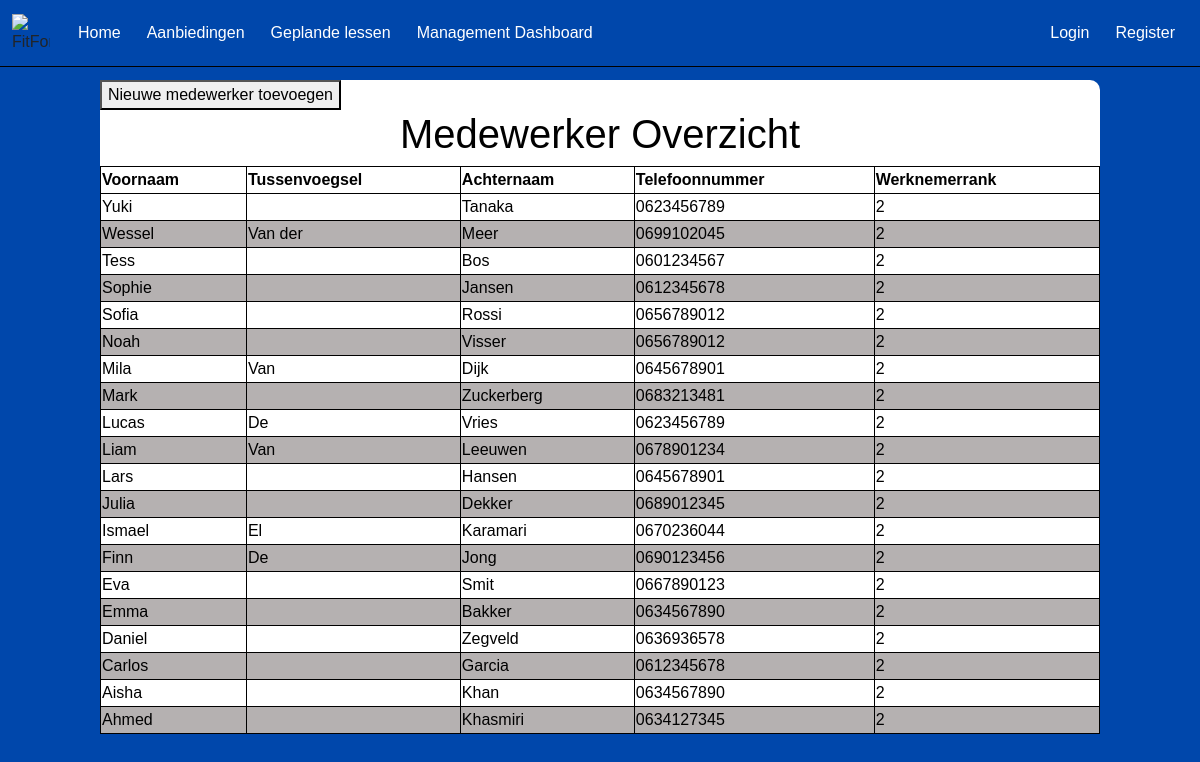
The page /medewerkeroverzicht/MedewerkerOverzicht.php on the database its author committed.
### tables this page shows
CREATE TABLE MedewerkerOverzicht
(
    Id               TINYINT(3)          UNSIGNED           NOT NULL   AUTO_INCREMENT
    ,Voornaam        VARCHAR(150)                           NOT NULL
    ,Tussenvoegsel   VARCHAR(50)                            NULL
    ,Achternaam      VARCHAR(150)                           NOT NULL
    ,Telefoonnummer  VARCHAR(180)                           NOT NULL
    ,Werknemerrank   VARCHAR(180)                           NOT NULL
    ,IsActief        BIT                                    NOT NULL    DEFAULT 1
    ,Opmerking       VARCHAR(255)                           NULL        DEFAULT NULL
    ,DatumAangemaakt DATETIME(6)                            NOT NULL    
    ,DatumGewijzigd  DATETIME(6)                            NOT NULL
    ,CONSTRAINT      PK_MedewerkerOverzicht_Id              PRIMARY KEY CLUSTERED(Id)
);

### medewerkeroverzicht/MedewerkerOverzicht.php (the view, shortened to what this page needs)
<?php
        include('config.php');
        $dsn = "mysql:host=$dbHost;dbname=$dbName;charset=UTF8";
        $pdo = new PDO($dsn, $dbUser, $dbPass);
        $sql = "SELECT  MWOZ.Voornaam,
                                        MWOZ.Tussenvoegsel,
                                        MWOZ.Achternaam,
                                        MWOZ.Telefoonnummer,
                                        MWOZ.Werknemerrank
                        FROM medewerkeroverzicht AS MWOZ
                        ORDER BY MWOZ.Voornaam DESC";
        $statement = $pdo->prepare($sql);
        $statement->execute();
        $result = $statement->fetchAll(PDO::FETCH_OBJ);
?>
<!DOCTYPE html>
<html lang="en">
<head>
        <link href="https://cdn.jsdelivr.net/npm/bootstrap@5.3.3/dist/css/bootstrap.min.css" rel="stylesheet">
        <link href="style.css" rel="stylesheet">
</head>
<body>
  <nav class="navbar navbar-expand-lg fixed-top">
    <div class="container-fluid">
        <img class="logo"
          src="https://www.burda-forward.de/files/images/03_Media/Brands/FitForFun/BF_Media_Brands_FitForFun_logo.png"
          alt="FitForFun Logo">
      <div class="collapse navbar-collapse" id="navbarNav">
        <ul class="navbar-nav me-auto">
        <li class="nav-item">
        <a class="nav-link nav-link-Home" href="../Homepagina/index.php">Home</a>
      </li>
      <li class="nav-item">
      <a class="nav-link" href="../AanbiedingenPagina/aanbiedingen.php">Aanbiedingen</a>
      </li>
      <li class="nav-item">
        <a class="nav-link" href="../lessonkalender/lessen.php">Geplande lessen</a>
      </li>
      <li class="nav-item">
        <a class="nav-link" href="../Dashboard/Dashboard.php">Management Dashboard</a>
      </li>
        </ul>
        <ul class="navbar-nav">
          <li class="nav-item">
            <a class="nav-link" href="#">Login</a>
          </li>
          <li class="nav-item">
            <a class="nav-link" href="../PerPeriode/create.php">Register</a>
          </li>
        </ul>
      </div>
    </div>
  </nav>
  <div class="container-table">
    <button onclick="window.location.href='create.php'">Nieuwe medewerker toevoegen</button>
    <h1>Medewerker Overzicht</h1>
    <table>
      <tr>
        <th>Voornaam</th>
        <th>Tussenvoegsel</th>
        <th>Achternaam</th>
        <th>Telefoonnummer</th>
        <th>Werknemerrank</th>
      </tr>
      <?php foreach ($result as $row): ?>
        <tr>
          <td><?php echo htmlspecialchars($row->Voornaam); ?></td>
          <td><?php echo htmlspecialchars($row->Tussenvoegsel ?? ''); ?></td>
          <td><?php echo htmlspecialchars($row->Achternaam); ?></td>
          <td><?php echo htmlspecialchars($row->Telefoonnummer); ?></td>
          <td><?php echo htmlspecialchars($row->Werknemerrank); ?></td>
        </tr>
      <?php endforeach; ?>
    </table>
  </div>
</body>
</html>

### medewerkeroverzicht/style.css (style rules this page uses)
body { font-family: Arial, sans-serif; background-color: #0047AB !important; background-size: cover; background-position: center; padding-top: 80px; }
h1 { color: rgb(0, 0, 0) !important; text-align: center; }
.navbar { background-color: #0047AB; border-bottom: 1px solid black; }
.navbar .logo { width: 38px; height: 38px; margin-right: 15px; }
.nav-item { color: white; margin: 5px; }
.nav-link { color: white !important; }
.container-table { max-width: 1000px; margin: 0 auto; background: rgb(255, 255, 255); border-radius: 10px; position: relative; }
.container-table table { width: 100%; border-collapse: collapse; border-spacing: 0; color: rgb(0, 0, 0); border: 1px solid black; }
.container-table table tr td { border: 1px solid black; }
.container-table table tr th { border: 1px solid black; }
.container-table table tr:nth-child(odd) td { background-color: rgb(181, 177, 177); }

### rows shown on the page
medewerkeroverzicht: Voornaam "Yuki", Achternaam "Tanaka", Telefoonnummer "0623456789", Werknemerrank "2"
medewerkeroverzicht: Voornaam "Wessel", Tussenvoegsel "Van der", Achternaam "Meer", Telefoonnummer "0699102045", Werknemerrank "2"
medewerkeroverzicht: Voornaam "Tess", Achternaam "Bos", Telefoonnummer "0601234567", Werknemerrank "2"
medewerkeroverzicht: Voornaam "Sophie", Achternaam "Jansen", Telefoonnummer "0612345678", Werknemerrank "2"
medewerkeroverzicht: Voornaam "Sofia", Achternaam "Rossi", Telefoonnummer "0656789012", Werknemerrank "2"
medewerkeroverzicht: Voornaam "Noah", Achternaam "Visser", Telefoonnummer "0656789012", Werknemerrank "2"
medewerkeroverzicht: Voornaam "Mila", Tussenvoegsel "Van", Achternaam "Dijk", Telefoonnummer "0645678901", Werknemerrank "2"
medewerkeroverzicht: Voornaam "Mark", Achternaam "Zuckerberg", Telefoonnummer "0683213481", Werknemerrank "2"
medewerkeroverzicht: Voornaam "Lucas", Tussenvoegsel "De", Achternaam "Vries", Telefoonnummer "0623456789", Werknemerrank "2"
medewerkeroverzicht: Voornaam "Liam", Tussenvoegsel "Van", Achternaam "Leeuwen", Telefoonnummer "0678901234", Werknemerrank "2"
medewerkeroverzicht: Voornaam "Lars", Achternaam "Hansen", Telefoonnummer "0645678901", Werknemerrank "2"
medewerkeroverzicht: Voornaam "Julia", Achternaam "Dekker", Telefoonnummer "0689012345", Werknemerrank "2"
medewerkeroverzicht: Voornaam "Ismael", Tussenvoegsel "El", Achternaam "Karamari", Telefoonnummer "0670236044", Werknemerrank "2"
medewerkeroverzicht: Voornaam "Finn", Tussenvoegsel "De", Achternaam "Jong", Telefoonnummer "0690123456", Werknemerrank "2"
medewerkeroverzicht: Voornaam "Eva", Achternaam "Smit", Telefoonnummer "0667890123", Werknemerrank "2"
medewerkeroverzicht: Voornaam "Emma", Achternaam "Bakker", Telefoonnummer "0634567890", Werknemerrank "2"
medewerkeroverzicht: Voornaam "Daniel", Achternaam "Zegveld", Telefoonnummer "0636936578", Werknemerrank "2"
medewerkeroverzicht: Voornaam "Carlos", Achternaam "Garcia", Telefoonnummer "0612345678", Werknemerrank "2"
medewerkeroverzicht: Voornaam "Aisha", Achternaam "Khan", Telefoonnummer "0634567890", Werknemerrank "2"
medewerkeroverzicht: Voornaam "Ahmed", Achternaam "Khasmiri", Telefoonnummer "0634127345", Werknemerrank "2"
